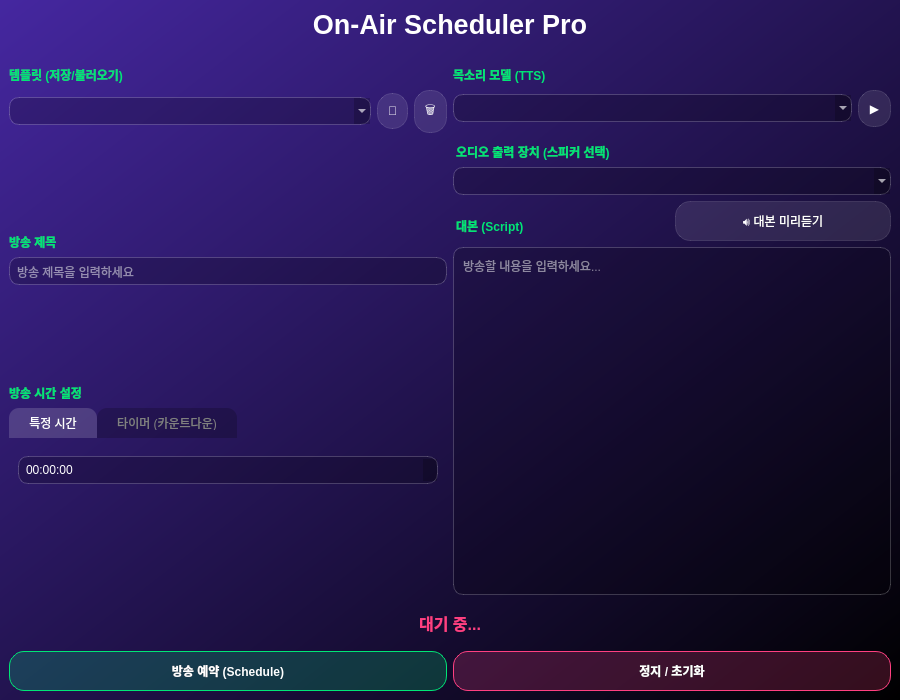
<?xml version="1.0" encoding="UTF-8"?>
<ui version="4.0">
 <class>MainWindow</class>
 <widget class="QMainWindow" name="MainWindow">
  <property name="geometry">
   <rect>
    <x>0</x>
    <y>0</y>
    <width>900</width>
    <height>700</height>
   </rect>
  </property>
  <property name="windowTitle">
   <string>AI 가상 아나운서 (Pro)</string>
  </property>
  <property name="styleSheet">
   <string notr="true">QMainWindow {
	background: qlineargradient(spread:pad, x1:0, y1:0, x2:1, y2:1, stop:0 #4527a0, stop:1 #000000);
}
QLabel { color: #00e676; font-weight: bold; }
QLineEdit, QTextEdit, QComboBox, QTimeEdit, QSpinBox {
	background-color: rgba(0, 0, 0, 50);
	border: 1px solid rgba(255, 255, 255, 50);
	border-radius: 10px;
	padding: 5px;
	color: white;
	selection-background-color: #00e676;
    selection-color: black;
}
QPushButton {
	background-color: rgba(255, 255, 255, 25);
	border: 1px solid rgba(255, 255, 255, 30);
	border-radius: 15px;
	color: white;
	padding: 10px;
}
QPushButton:hover {
	background-color: rgba(255, 255, 255, 50);
	border: 1px solid #00e676;
}
QTabWidget::pane { border: 0; }
QTabBar::tab {
	background: rgba(0,0,0,50);
	color: gray;
	padding: 8px 20px;
	border-top-left-radius: 10px;
	border-top-right-radius: 10px;
}
QTabBar::tab:selected {
	background: rgba(255,255,255,40);
	color: white;
}
</string>
  </property>
  <widget class="QWidget" name="centralwidget">
   <layout class="QVBoxLayout" name="verticalLayout">
    <item>
     <widget class="QLabel" name="label_title">
      <property name="font">
       <font>
        <pointsize>20</pointsize>
        <bold>true</bold>
       </font>
      </property>
      <property name="styleSheet">
       <string notr="true">color: white; margin-bottom: 20px;</string>
      </property>
      <property name="text">
       <string>On-Air Scheduler Pro</string>
      </property>
      <property name="alignment">
       <set>Qt::AlignCenter</set>
      </property>
     </widget>
    </item>
    <item>
     <layout class="QHBoxLayout" name="horizontalLayout_Main">
      <item>
       <layout class="QVBoxLayout" name="verticalLayout_Left">
        <item>
         <widget class="QLabel" name="label_1">
          <property name="text">
           <string>템플릿 (저장/불러오기)</string>
          </property>
         </widget>
        </item>
        <item>
         <layout class="QHBoxLayout" name="horizontalLayout_Template">
          <item>
           <widget class="QComboBox" name="combo_template">
            <property name="sizePolicy">
             <sizepolicy hsizetype="Expanding" vsizetype="Fixed">
              <horstretch>0</horstretch>
              <verstretch>0</verstretch>
             </sizepolicy>
            </property>
           </widget>
          </item>
          <item>
           <widget class="QPushButton" name="btn_save_tmpl">
            <property name="text">
             <string>💾</string>
            </property>
            <property name="maximumSize">
             <size>
              <width>40</width>
              <height>16777215</height>
             </size>
            </property>
           </widget>
          </item>
          <item>
           <widget class="QPushButton" name="btn_del_tmpl">
            <property name="text">
             <string>🗑️</string>
            </property>
            <property name="maximumSize">
             <size>
              <width>40</width>
              <height>16777215</height>
             </size>
            </property>
           </widget>
          </item>
         </layout>
        </item>
        <item>
         <spacer name="verticalSpacer_1">
          <property name="orientation">
           <enum>Qt::Vertical</enum>
          </property>
          <property name="sizeHint" stdset="0">
           <size>
            <width>20</width>
            <height>20</height>
           </size>
          </property>
         </spacer>
        </item>
        <item>
         <widget class="QLabel" name="label_2">
          <property name="text">
           <string>방송 제목</string>
          </property>
         </widget>
        </item>
        <item>
         <widget class="QLineEdit" name="input_title">
          <property name="placeholderText">
           <string>방송 제목을 입력하세요</string>
          </property>
         </widget>
        </item>
        <item>
         <spacer name="verticalSpacer_2">
          <property name="orientation">
           <enum>Qt::Vertical</enum>
          </property>
          <property name="sizeHint" stdset="0">
           <size>
            <width>20</width>
            <height>20</height>
           </size>
          </property>
         </spacer>
        </item>
        <item>
         <widget class="QLabel" name="label_3">
          <property name="text">
           <string>방송 시간 설정</string>
          </property>
         </widget>
        </item>
        <item>
         <widget class="QTabWidget" name="tabWidget">
          <property name="currentIndex">
           <number>0</number>
          </property>
          <widget class="QWidget" name="tab_time">
           <attribute name="title">
            <string>특정 시간</string>
           </attribute>
           <layout class="QVBoxLayout" name="verticalLayout_tab1">
            <item>
             <widget class="QTimeEdit" name="time_edit">
              <property name="displayFormat">
               <string>HH:mm:ss</string>
              </property>
             </widget>
            </item>
           </layout>
          </widget>
          <widget class="QWidget" name="tab_timer">
           <attribute name="title">
            <string>타이머 (카운트다운)</string>
           </attribute>
           <layout class="QHBoxLayout" name="horizontalLayout_timer">
            <item>
             <widget class="QSpinBox" name="spin_h">
              <property name="suffix">
               <string> 시</string>
              </property>
             </widget>
            </item>
            <item>
             <widget class="QSpinBox" name="spin_m">
              <property name="suffix">
               <string> 분</string>
              </property>
             </widget>
            </item>
            <item>
             <widget class="QSpinBox" name="spin_s">
              <property name="suffix">
               <string> 초</string>
              </property>
             </widget>
            </item>
           </layout>
          </widget>
         </widget>
        </item>
        <item>
         <spacer name="verticalSpacer_Left">
          <property name="orientation">
           <enum>Qt::Vertical</enum>
          </property>
          <property name="sizeHint" stdset="0">
           <size>
            <width>20</width>
            <height>40</height>
           </size>
          </property>
         </spacer>
        </item>
       </layout>
      </item>
      <item>
       <layout class="QVBoxLayout" name="verticalLayout_Right">
        <item>
         <widget class="QLabel" name="label_4">
          <property name="text">
           <string>목소리 모델 (TTS)</string>
          </property>
         </widget>
        </item>
        <item>
         <layout class="QHBoxLayout" name="horizontalLayout_Voice">
          <item>
           <widget class="QComboBox" name="combo_voice">
            <property name="sizePolicy">
             <sizepolicy hsizetype="Expanding" vsizetype="Fixed">
              <horstretch>0</horstretch>
              <verstretch>0</verstretch>
             </sizepolicy>
            </property>
           </widget>
          </item>
          <item>
           <widget class="QPushButton" name="btn_preview_voice">
            <property name="text">
             <string>▶</string>
            </property>
            <property name="maximumSize">
             <size>
              <width>40</width>
              <height>16777215</height>
             </size>
            </property>
           </widget>
          </item>
         </layout>
        </item>
        <item>
         <widget class="QLabel" name="label_output">
          <property name="text">
           <string>오디오 출력 장치 (스피커 선택)</string>
          </property>
          <property name="styleSheet">
           <string notr="true">margin-top: 10px;</string>
          </property>
         </widget>
        </item>
        <item>
         <widget class="QComboBox" name="combo_output">
          <property name="toolTip">
           <string>방송을 송출할 스피커를 선택하세요</string>
          </property>
         </widget>
        </item>
        <item>
         <layout class="QHBoxLayout" name="horizontalLayout_ScriptHeader">
          <item>
           <widget class="QLabel" name="label_5">
            <property name="text">
             <string>대본 (Script)</string>
            </property>
            <property name="styleSheet">
             <string notr="true">margin-top: 10px;</string>
            </property>
           </widget>
          </item>
          <item>
           <widget class="QPushButton" name="btn_preview_script">
            <property name="text">
             <string>🔊 대본 미리듣기</string>
            </property>
           </widget>
          </item>
         </layout>
        </item>
        <item>
         <widget class="QTextEdit" name="text_script">
          <property name="placeholderText">
           <string>방송할 내용을 입력하세요...</string>
          </property>
         </widget>
        </item>
       </layout>
      </item>
     </layout>
    </item>
    <item>
     <widget class="QLabel" name="label_status">
      <property name="font">
       <font>
        <pointsize>12</pointsize>
       </font>
      </property>
      <property name="styleSheet">
       <string notr="true">color: #ff4081; margin: 10px 0;</string>
      </property>
      <property name="text">
       <string>대기 중...</string>
      </property>
      <property name="alignment">
       <set>Qt::AlignCenter</set>
      </property>
     </widget>
    </item>
    <item>
     <layout class="QHBoxLayout" name="horizontalLayout_Actions">
      <item>
       <widget class="QPushButton" name="btn_schedule">
        <property name="font">
         <font>
          <weight>75</weight>
          <bold>true</bold>
         </font>
        </property>
        <property name="styleSheet">
         <string notr="true">background-color: rgba(0, 230, 118, 0.2); border-color: #00e676;</string>
        </property>
        <property name="text">
         <string>방송 예약 (Schedule)</string>
        </property>
       </widget>
      </item>
      <item>
       <widget class="QPushButton" name="btn_stop">
        <property name="font">
         <font>
          <weight>75</weight>
          <bold>true</bold>
         </font>
        </property>
        <property name="styleSheet">
         <string notr="true">background-color: rgba(255, 64, 129, 0.2); border-color: #ff4081;</string>
        </property>
        <property name="text">
         <string>정지 / 초기화</string>
        </property>
       </widget>
      </item>
     </layout>
    </item>
   </layout>
  </widget>
 </widget>
 <resources/>
 <connections/>
</ui>
